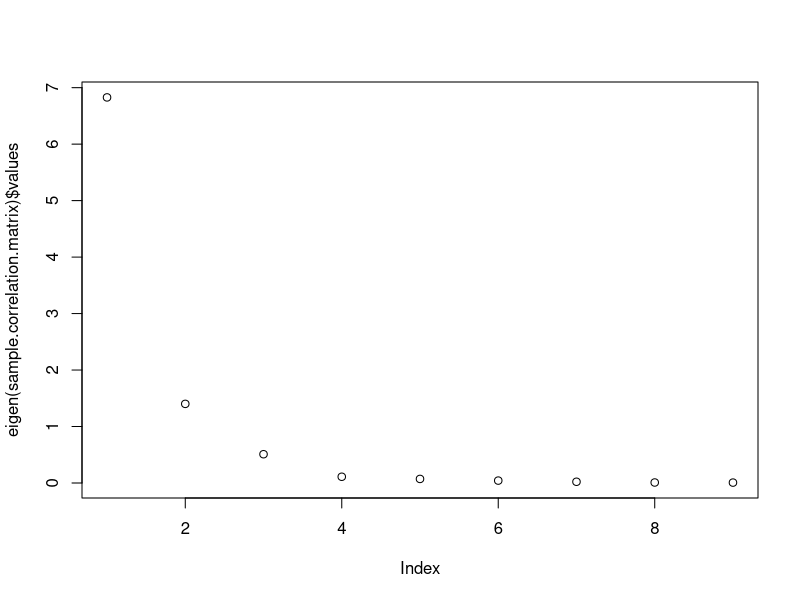
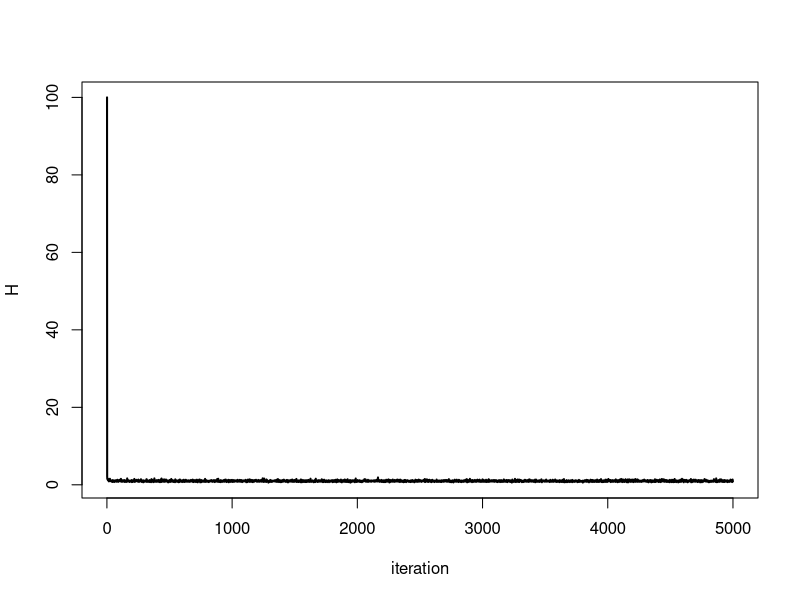
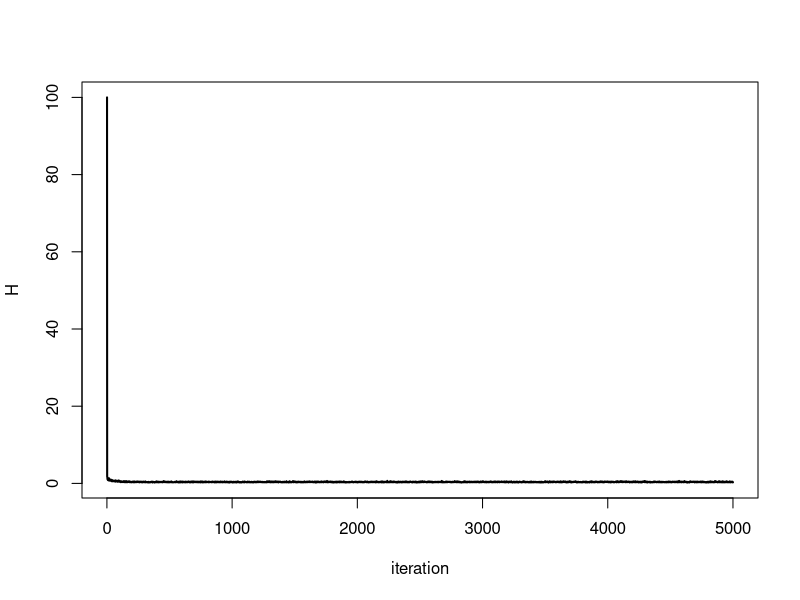
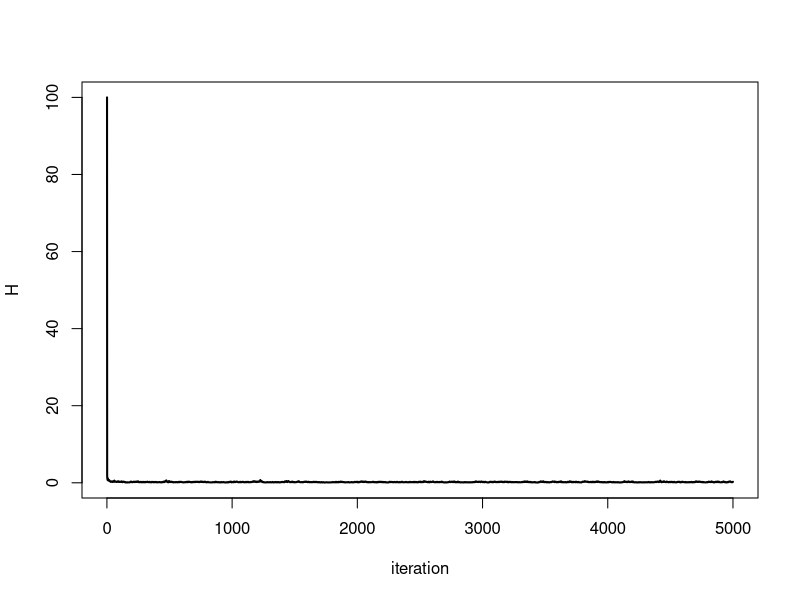
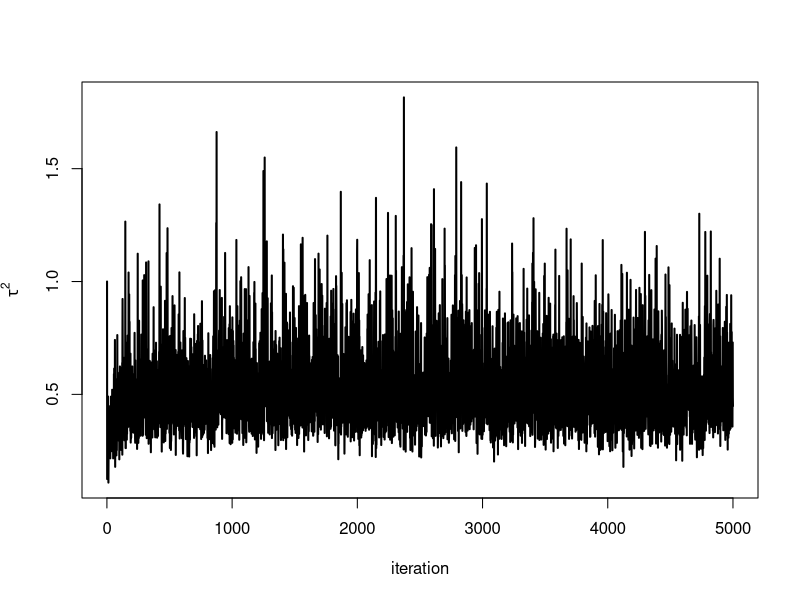
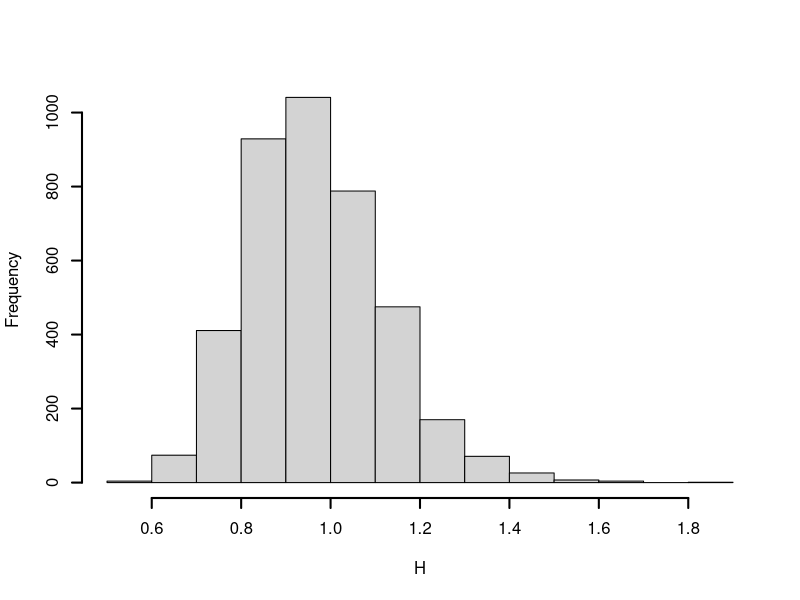
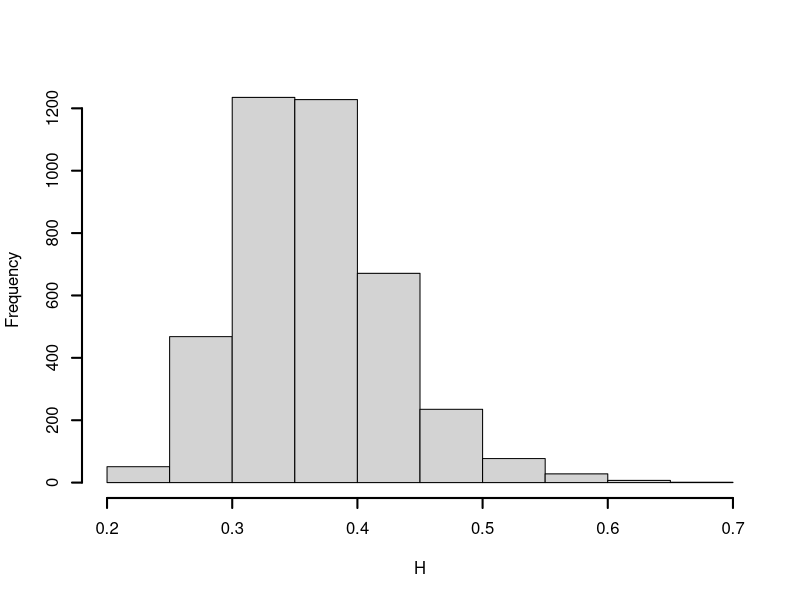
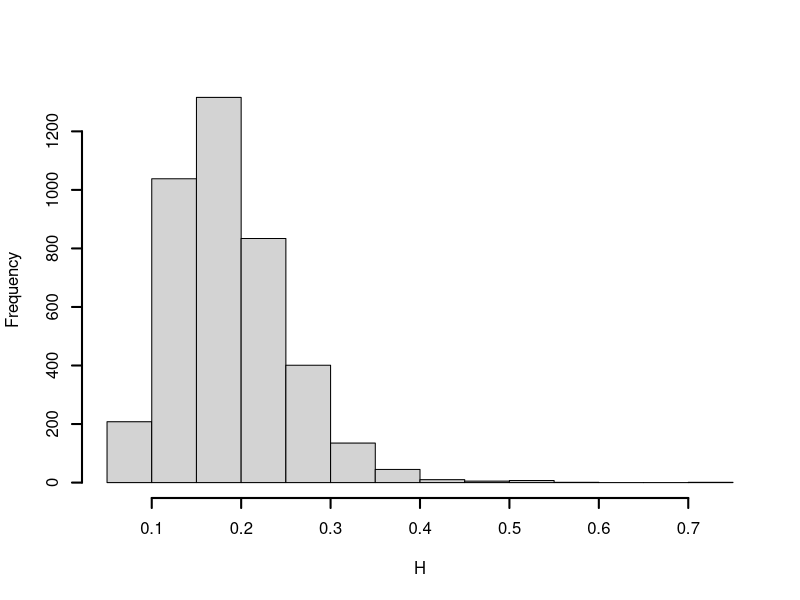

Reproduce these figures in R, in order.
# Analysis of troposphere air daily average temperature at pressure levels 1000, 925, 850, 700, 600, 500, 400, 300, and 250 over Oklahoma from June 1 to August 31, 2015.

# Using a factor model with k factors. Here k = 3.

le = read.csv("temperature-troposphere.csv")
tseq = as.Date(le[,1])
nc.a = t(le[,2:10])

m = apply(nc.a,1,mean)
nc.a.centered = matrix(NA,nrow=nrow(nc.a),ncol=ncol(nc.a))
for(i in 1:9) nc.a.centered[i,] = nc.a[i,] - m[i]

nc.a.standardized = matrix(NA,nrow=nrow(nc.a),ncol=ncol(nc.a))
for(i in 1:9)
{
  s=sqrt(var(nc.a[i,]))
  nc.a.standardized[i,] = nc.a.centered[i,] / s
}

#######################################################################
#                                                                     #
# Gibbs Sampler for factor model with k factors.                      #
#                                                                     #
# Marco A. R. Ferreira, March 29, 2017.                               #
# Model:                                                              #
# Y_i = B x_i + v_i                                                   #
# where                                                               #
# Y_i: i-th observation of r-dimensional vector of interest           #
# B: r by k factor loadings matrix                                    #
# x_i: i-th realization of the k-dimensional latent factor process    #
# x_i independent N(0, H), i = 1, ..., n                              #
# H = diag(h_1, ..., h_k)                                             #
# v_i: r-dimensional error vector                                     #
# v_i i.i.d. N(0,V)                                                   #
# V = diag(sigma2_1 , ..., sigma2_r)                                  #
#                                                                     #
# Alternatively, we can write in matrix notation                      #
# Y = X B' + v                                                        #
# where                                                               #
# Y = (Y_1', ..., Y_n')'is n by r matrix of observations              #
# X = (x_1', ..., x_n')' is n by k matrix of latent factor process    #
# v = (v_1', ..., v_n')' is n by r matrix of errors                   #
#                                                                     #
#######################################################################


##########################################
##########################################
##                                      ##
##    Assign temperature data to Y      ##
##                                      ##
##########################################
##########################################

set.seed(12345)  # set pseudo-random generator seed for reproducibility of 
                 # numerical results and plots

# Here we are reordering the variables so that the first variable is the
# temperature at pressure level 600, the second variable is the 
# temperature at pressure level 1000, and the third variable is the temperature at pressure level 250.

permutation = c(5,1,9,2:4,6:8)

Y = t(nc.a.standardized)[,permutation]

n = nrow(Y)      # Sample size
k =    3         # Number of factors
r = ncol(Y)      # Dimensional of each observational vector

# Checking the eigenvalues of the sample correlation matrix
sample.correlation.matrix = cor(Y)
plot(eigen(sample.correlation.matrix)$values)
# The first component explains about 78% of the variability.

##########################################
##########################################
##                                      ##
##             Gibbs Sampler            ##
##                                      ##
##########################################
##########################################

##############################
#                            #
# Set priors hyperparameters #
#                            #
##############################

n.b = 1
n.s2.b = 1
n.H = 1
n.s2.H = 1

# Priors for sigma^2_j recommended by Lopes and West (2004) for modeling
# standardized variables (and therefore the correlation matrix). This choice
# implies prior means equal to 0.5 for each sigma^2_j.
n.sigma =  2.2
n.s2.sigma = 0.1


######################
#                    #
# Set initial values #
#                    #
######################

Gbig = 5000

b.j.current = matrix(0,nrow=r,ncol=k)
for(l in 1:k) b.j.current[l,l] = 1

x.i.current = matrix(0,nrow=n,ncol=k)
x.i.current[,1] = apply(Y,1,mean)

tau2b.current = 1

h.current = rep(100,k)

sigma2.j.current = rep(1,r)


#######################################
#                                     #
# Define arrays to store Gibbs sample #
#                                     #
#######################################

b.j.Gibbs = array(NA,dim=c(Gbig,r,k))
tau2b.Gibbs = rep(NA,Gbig)  
x.i.Gibbs = array(NA,dim=c(Gbig,n,k))
h.Gibbs = matrix(NA,nrow=Gbig,ncol=k)
sigma2.j.Gibbs = matrix(NA,nrow=Gbig,ncol=r)

b.j.Gibbs[1,,] = b.j.current
tau2b.Gibbs[1] = tau2b.current
x.i.Gibbs[1,,] = x.i.current
h.Gibbs[1,] = h.current
sigma2.j.Gibbs[1,] = sigma2.j.current


######################
#                    #
# Gibbs Sampler loop #
#                    #
######################

for(g in 2:Gbig)
{

  cat("g=",g,"\n")

  # Simulate x_i, i = 1, ..., n
  var.aux = solve(diag(1/h.current) + t(b.j.current) %*% diag(1/sigma2.j.current) %*% b.j.current)
  aux.aux =  var.aux %*% t(b.j.current) %*% diag(1/sigma2.j.current)
  chol.var.aux = chol(var.aux)
  for(i in 1:n)
  {
    mean.aux = aux.aux %*% Y[i,]
    x.i.current[i,] = mean.aux + t(chol.var.aux) %*% rnorm(k)
  }  

  # Simulate sigma_j^2, j = 1, ..., r
  n.aux = n.sigma + n
  for(j in 1:r)
  {
    n.s2.aux = n.s2.sigma 
    for (i in 1:n) n.s2.aux = n.s2.aux + (Y[i,j] - b.j.current[j,] %*% x.i.current[i,])^2
    sigma2.j.current[j] = 1 / rgamma(1,shape=n.aux/2,rate=n.s2.aux/2)
  }
  
  # Simulate b_j, j = k+1, ..., r
  XtX = t(x.i.current) %*% x.i.current
  XtY = t(x.i.current) %*% Y
  identity.k = diag(k)  
  for(j in (k+1):r)
  {
    var.aux = solve( XtX / sigma2.j.current[j] + identity.k / tau2b.current)
    mean.aux = var.aux %*% XtY[,j] / sigma2.j.current[j]
    chol.var.aux = chol(var.aux)
    b.j.current[j,] = mean.aux + t(chol.var.aux) %*% rnorm(k)
  }
  # Simulate b_j, j = 2, ..., k
  for(j in 2:k)
  {
    XtX = t(x.i.current[,1:(j-1)]) %*% x.i.current[,1:(j-1)]
    XtY = t(x.i.current[,1:(j-1)]) %*% (Y[,j]-x.i.current[,j])
    var.aux = solve( XtX / sigma2.j.current[j] + diag(j-1) / tau2b.current)
    mean.aux = var.aux %*% XtY / sigma2.j.current[j]
    chol.var.aux = chol(var.aux)  
    b.j.current[j,1:(j-1)] = mean.aux + t(chol.var.aux) %*% rnorm(j-1)
  }

  # Simulate tau_b^2
  n.aux = n.b + k*(2*r-k-1)/2
  n.s2.aux = n.s2.b 
  for(l in 1:k) for(j in (l+1):r) n.s2.aux = n.s2.aux + b.j.current[j,l]^2
  tau2b.current = 1 / rgamma(1,shape=n.aux/2,rate=n.s2.aux/2)
  
  # Simulate h[l], l=1,...,k
  n.aux = n.H + n
  for(l in 1:k)
  {
    n.s2.aux = n.s2.H + sum(x.i.current[,l]^2)
    h.current[l] = 1 / rgamma(1,shape=n.aux/2,rate=n.s2.aux/2)
  }
    
  # Copy current values into storage arrays
  b.j.Gibbs[g,,] = b.j.current
  tau2b.Gibbs[g] = tau2b.current
  x.i.Gibbs[g,,] = x.i.current
  h.Gibbs[g,] = h.current
  sigma2.j.Gibbs[g,] = sigma2.j.current

}

######################
#                    #
#      Results       #
#                    #
######################

# Trace plots
plot(h.Gibbs[,1],type="l",ylab="H",xlab="iteration",cex=4.0,main="",lwd=2.0)

plot(h.Gibbs[,2],type="l",ylab="H",xlab="iteration",cex=4.0,main="",lwd=2.0)

plot(h.Gibbs[,3],type="l",ylab="H",xlab="iteration",cex=4.0,main="",lwd=2.0)

plot(tau2b.Gibbs,type="l",ylab=expression(tau^2),xlab="iteration",cex=4.0,main="",lwd=2.0)

burnin = 1000

hist(h.Gibbs[burnin:Gbig,1],xlab="H",cex=4.0,main="",lwd=2.0)

hist(h.Gibbs[burnin:Gbig,2],xlab="H",cex=4.0,main="",lwd=2.0)

hist(h.Gibbs[burnin:Gbig,3],xlab="H",cex=4.0,main="",lwd=2.0)

hist(tau2b.Gibbs[burnin:Gbig],xlab=expression(tau^2),cex=4.0,main="",lwd=2.0)


pressure = c(1000, 925, 850, 700, 600, 500, 400, 300, 250)[permutation]

aux = cbind(b.j.Gibbs[burnin:Gbig, 1, 1],rep(pressure[1], Gbig - burnin + 1)) 
for(j in 2:9) aux = rbind(aux,cbind(b.j.Gibbs[burnin:Gbig, j,1],rep(pressure[j], Gbig - burnin + 1)))
boxplot(aux[,1] ~ aux[,2],xlab="Pressure level",ylab=expression(b[j]),cex=2,main="Loadings, factor 1")
abline(h=1,lty=2)

aux = cbind(b.j.Gibbs[burnin:Gbig, 1, 2],rep(pressure[1], Gbig - burnin + 1)) 
for(j in 2:9) aux = rbind(aux,cbind(b.j.Gibbs[burnin:Gbig, j,2],rep(pressure[j], Gbig - burnin + 1)))
boxplot(aux[,1] ~ aux[,2],xlab="Pressure level",ylab=expression(b[j]),cex=2,main="Loadings, factor 2")
abline(h=1,lty=2)

aux = cbind(b.j.Gibbs[burnin:Gbig, 1, 3],rep(pressure[1], Gbig - burnin + 1)) 
for(j in 2:9) aux = rbind(aux,cbind(b.j.Gibbs[burnin:Gbig, j,3],rep(pressure[j], Gbig - burnin + 1)))
boxplot(aux[,1] ~ aux[,2],xlab="Pressure level",ylab=expression(b[j]),cex=2,main="Loadings, factor 3")
abline(h=1,lty=2)

aux = cbind(sigma2.j.Gibbs[burnin:Gbig, 1],rep(pressure[1], Gbig - burnin + 1)) 
for(j in 2:9) aux = rbind(aux,cbind(sigma2.j.Gibbs[burnin:Gbig, j],rep(pressure[j], Gbig - burnin + 1)))
boxplot(aux[,1] ~ aux[,2],xlab="Pressure level",ylab=expression(sigma[j]^2),cex=2,ylim=c(0,1.7),main="Idiosyncratic variances")
abline(h=1,lty=2)

ll = min(Y)
ul = max(Y)  
plot(as.Date(tseq,"%D"),apply(x.i.Gibbs[burnin:Gbig,,1],2,mean),type="l",lwd=2,ylim=c(ll,ul),xlab="Date",ylab="",main="Common factor 1")
lines(as.Date(tseq,"%D"),apply(x.i.Gibbs[burnin:Gbig,,1],2,quantile,p=0.025),lty=2,lwd=2)
lines(as.Date(tseq,"%D"),apply(x.i.Gibbs[burnin:Gbig,,1],2,quantile,p=0.975),lty=2,lwd=2)


ll = min(Y)
ul = max(Y)
plot(as.Date(tseq,"%D"),apply(x.i.Gibbs[burnin:Gbig,,2],2,mean),type="l",lwd=2,ylim=c(ll,ul),xlab="Date",ylab="",main="Common factor 2")
lines(as.Date(tseq,"%D"),apply(x.i.Gibbs[burnin:Gbig,,2],2,quantile,p=0.025),lty=2,lwd=2)
lines(as.Date(tseq,"%D"),apply(x.i.Gibbs[burnin:Gbig,,2],2,quantile,p=0.975),lty=2,lwd=2)

ll = min(Y)
ul = max(Y)
plot(as.Date(tseq,"%D"),apply(x.i.Gibbs[burnin:Gbig,,3],2,mean),type="l",lwd=2,ylim=c(ll,ul),xlab="Date",ylab="",main="Common factor 3")
lines(as.Date(tseq,"%D"),apply(x.i.Gibbs[burnin:Gbig,,3],2,quantile,p=0.025),lty=2,lwd=2)
lines(as.Date(tseq,"%D"),apply(x.i.Gibbs[burnin:Gbig,,3],2,quantile,p=0.975),lty=2,lwd=2)

percentage.unexplained.variability = apply(sigma2.j.Gibbs[burnin:Gbig,],1,sum)/9
hist(percentage.unexplained.variability,xlab="",ylab="",xlim=c(0,0.4),main="Percentage unexplained variability")


#####################################################################
#####################################################################
##                                                                 ##
##                                                                 ##
## For model selection, compute a Laplace-Metropolis approximation ##
## to the marginal data density.                                   ##
##                                                                 ##
##                                                                 ##
#####################################################################
#####################################################################

######################################################
# Compute the logarithm of the integrated likelihood #
# at each iteration of the MCMC                      #
######################################################

log.integrated.likelihood = function(Y,B,H,V)
{
  n = nrow(Y)
  cov.mat = B %*% H %*% t(B) + V
  result = -(n/2) * determinant(cov.mat,logarithm=TRUE)$modulus
  cov.mat.inv = solve(cov.mat)
  for(i in 1:n) result = result - 0.5 * t(Y[i,]) %*% cov.mat.inv %*% Y[i,]
  result
}

log.int.lik = rep(NA,Gbig)
for(g in 1:Gbig)
{
  B = b.j.Gibbs[g,,]
  H = diag(h.Gibbs[g,])
  V = diag(sigma2.j.Gibbs[g,])
  log.int.lik[g] = log.integrated.likelihood(Y,B,H,V)
}

burnin = 2000

max.log.int.lik = max(log.int.lik)
index.max = which(log.int.lik == max.log.int.lik)
B.hat = b.j.Gibbs[index.max,,]
H.hat = diag(h.Gibbs[index.max,])
V.hat = diag(sigma2.j.Gibbs[index.max,])
tau2b.hat = tau2b.Gibbs[index.max]

d = (2*r*k - k^2 + k + 2*r + 2)/2 # number of unknown parameters in (B,H,V,tau2b)

# Compute the log of the determinant of the posterior covariance matrix of the unknown parameters. Note that we are applying the logarithm transformation to the variance parameters to improve the Laplace-Metropolis approximation.
theta = matrix(NA,nrow=Gbig,ncol=d)
for(g in 1:Gbig)
{
  aux = c()
  for(j in 2:k) aux = c(aux,b.j.Gibbs[g,j,1:(j-1)])
  for(j in (k+1):r) aux = c(aux,b.j.Gibbs[g,j,])
  aux = c(aux,log(h.Gibbs[g,]))
  aux = c(aux,log(sigma2.j.Gibbs[g,]))
  aux = c(aux,log(tau2b.Gibbs[g]))    
  theta[g,] = aux
}
cov.theta = cov(theta[burnin:Gbig,])
log.det.cov.theta = determinant(cov.theta,logarithm=TRUE)$modulus

# Compute the contribution of the prior densities. Note that because we are applying the logarithm transformation to the variance parameters, we need to consider the Jacobian of the transformation.
log.prior = 0
# Contribution of b.j
aux = theta[index.max,1:(k*(2*r-k-1)/2)]
log.prior = log.prior - 0.5*(k*(2*r-k-1)/2)*(log(2*pi) + log(tau2b.hat)) - 0.5 * sum(aux^2) / tau2b.hat
# Contribution of log(h). Note: because of the Jacobian, we add log(h) to log(prior).
log.prior = log.prior + k*(0.5*n.H*log(n.s2.H/2)-lgamma(0.5*n.H)) + sum(-0.5*n.H*log(h.Gibbs[index.max,]) - n.s2.H/(2*h.Gibbs[index.max,]))

# Contribution of log(sigma2.j)
log.prior = log.prior + r*(0.5*n.sigma*log(n.s2.sigma/2)-lgamma(0.5*n.sigma)) + sum(-0.5*n.sigma*log(sigma2.j.Gibbs[index.max,]) - n.s2.sigma/(2*sigma2.j.Gibbs[index.max,]))

# Contribution of log(tau2b)
log.prior = log.prior + 0.5*n.b*log(n.s2.b/2)-lgamma(0.5*n.b) + sum(-0.5*n.b*log(tau2b.Gibbs[index.max]) - n.s2.b/(2*tau2b.Gibbs[index.max]))

# Compute the logarithm of the Metropolis-Laplace approximation to the marginal data density
log.marginal.density.ML = 0.5 * d * log(2*pi) + 0.5 * log.det.cov.theta + max.log.int.lik + log.prior

log.marginal.density.ML
#[1] 326.498
